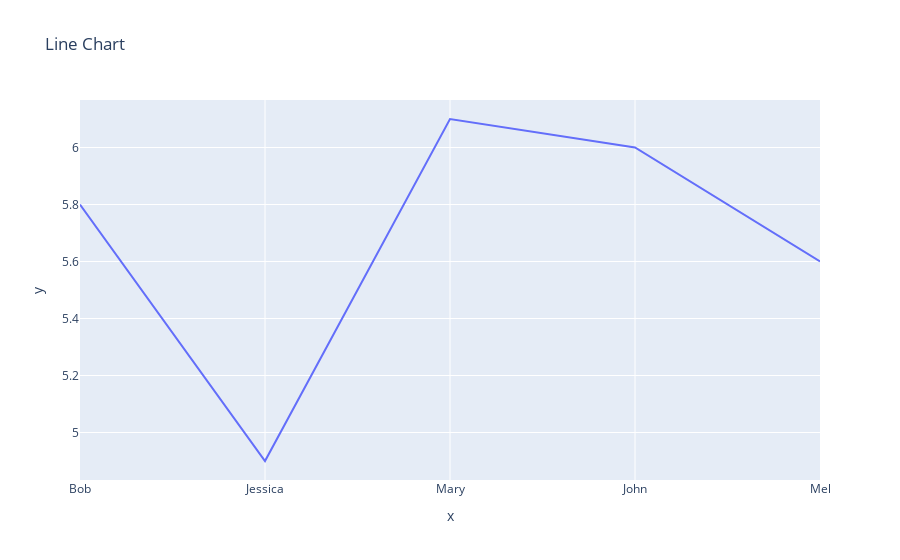

This figure's notebook cell:
### Code cell
names = ['Bob', 'Jessica', 'Mary', 'John', 'Mel']
heights = [5.8, 4.9, 6.1, 6.0, 5.6]
#create a plot(line chart)
px.line(x=names, y=heights, title="Line Chart")

### Figure 1 — Plotly figure (JSON) as saved in the notebook; plotly's stock layout.template omitted (floating-point values rounded to 4 significant figures)
{"data": [{"hovertemplate": "x=%{x}<br>y=%{y}<extra></extra>", "legendgroup": "", "line": {"color": "#636efa", "dash": "solid"}, "marker": {"symbol": "circle"}, "mode": "lines", "name": "", "orientation": "v", "showlegend": false, "type": "scatter", "x": ["Bob", "Jessica", "Mary", "John", "Mel"], "xaxis": "x", "y": [5.8, 4.9, 6.1, 6, 5.6], "yaxis": "y"}], "layout": {"legend": {"tracegroupgap": 0}, "title": {"text": "Line Chart"}, "xaxis": {"anchor": "y", "domain": [0, 1], "title": {"text": "x"}}, "yaxis": {"anchor": "x", "domain": [0, 1], "title": {"text": "y"}}}}
